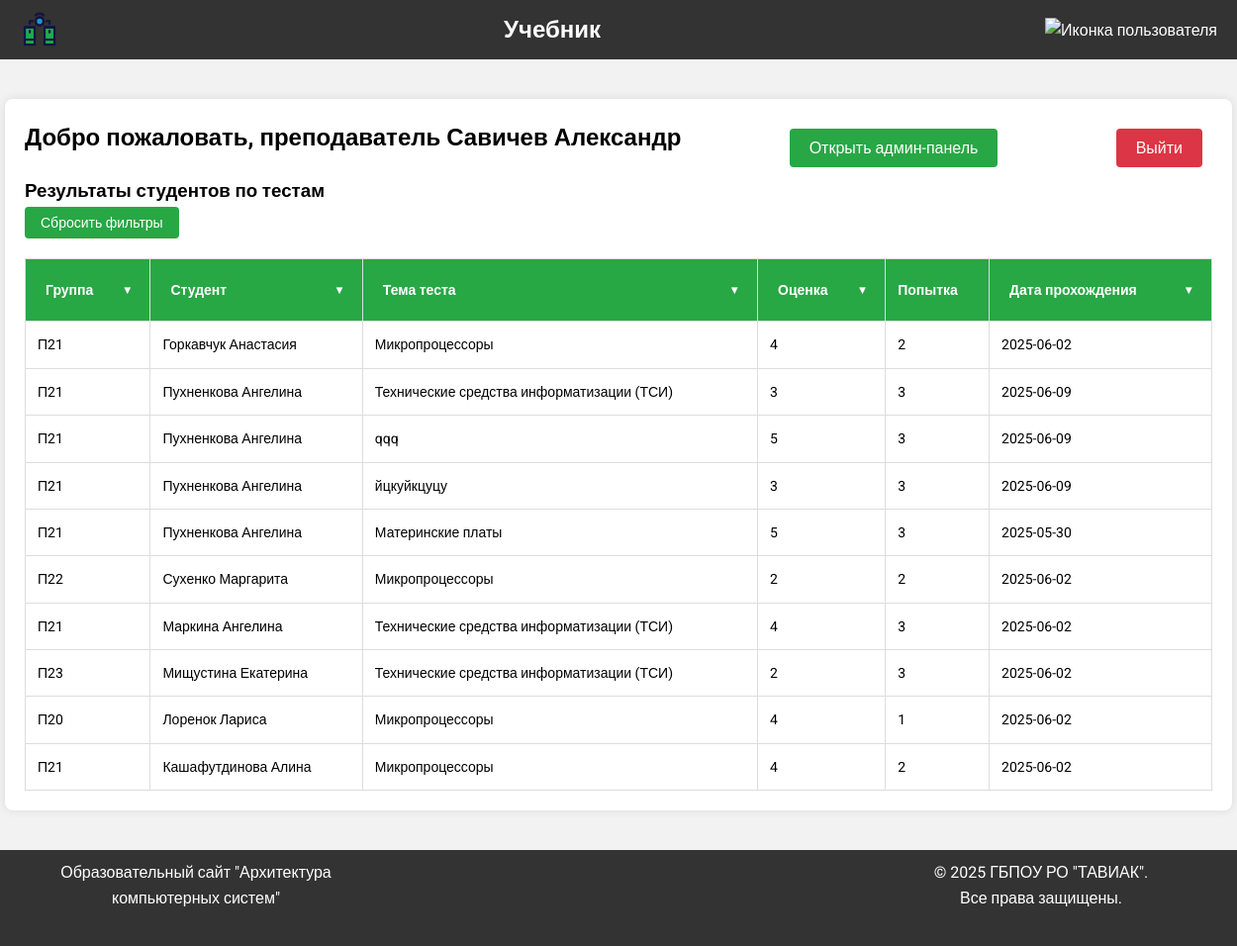
The page /index.php?page=teacher (signed in) on the database its author committed.
### tables this page shows
CREATE TABLE `users` (
  `id` int NOT NULL,
  `name` varchar(50) NOT NULL,
  `surname` varchar(50) NOT NULL,
  `group_st` varchar(4) NOT NULL,
  `password` varchar(8) NOT NULL,
  `progress` int DEFAULT '0',
  `role` varchar(5) NOT NULL
);

CREATE TABLE `completed_test` (
  `id` int NOT NULL,
  `id_student` int NOT NULL,
  `id_test` int NOT NULL,
  `assessment` int NOT NULL,
  `try` int NOT NULL DEFAULT '0',
  `date_completed` date NOT NULL
);

CREATE TABLE `test` (
  `id` int NOT NULL,
  `title_test` varchar(50) NOT NULL
);

### pages/teacher_logic.php (called while the page is built, shortened)
<?php
require_once(__DIR__ . "/../database/dbconnect.php");
$teacher_id = $_SESSION['userID'];
$stmt_teacher = $dbcon->prepare("SELECT * FROM users WHERE id = ?");
$stmt_teacher->bind_param("i", $teacher_id);
$stmt_teacher->execute();
$result_teacher = $stmt_teacher->get_result();
$user = $result_teacher->fetch_assoc();
$stmt_students = $dbcon->prepare("
    SELECT id, surname, name, group_st
    FROM users
    WHERE role = 'user'
");
$stmt_students->execute();
$result_students = $stmt_students->get_result();
$students = [];
while ($row = $result_students->fetch_assoc()) {
	$students[] = $row;
}
$students_with_tests = [];
foreach ($students as $student) {
	$student_id = $student['id'];
	$stmt_tests = $dbcon->prepare("
        SELECT ct.*, t.title_test
        FROM completed_test ct
        JOIN test t ON ct.id_test = t.id
        WHERE ct.id_student = ?
        ORDER BY ct.date_completed DESC
    ");
	$stmt_tests->bind_param("i", $student_id);
	$stmt_tests->execute();
	$result_tests = $stmt_tests->get_result();
	$tests = [];
	while ($test_row = $result_tests->fetch_assoc()) {
		$tests[] = $test_row;
	}
	if (!empty($tests)) {
		$student['tests'] = $tests;
		$students_with_tests[] = $student;
	}
}

### pages/teacher.php (the view, shortened to what this page needs)
<?php
include_once 'teacher_logic.php';
?>
<div class="container">
	<div class="user__div">
		<h2>Добро пожаловать, преподаватель <?= htmlspecialchars($user['surname']) ?> <?= htmlspecialchars($user['name']) ?></h2>
		<button type="button" class="open__admin" onclick="window.open('pages/admin_panel.php', '_blank')">Открыть админ-панель</button>
		<form action="actions/exit.php" method="post">
			<button type="submit" class="logout-btn">Выйти</button>
		</form>
	</div>
	<div class="students-test-results">
		<h3>Результаты студентов по тестам</h3>
		<button type="button" id="resetFiltersBtn" class="reset-filters-btn">Сбросить фильтры</button>
		<?php if (!empty($students_with_tests)): ?>
			<table id="resultsTable" class="styled-table">
				<thead>
					<tr>
						<th>
							<div class="custom-select" id="groupFilter">
								<div class="selected-option">Группа</div>
							</div>
						</th>
						<th>
							<div class="custom-select" id="studentFilter">
								<div class="selected-option">Студент</div>
							</div>
						</th>
						<th>
							<div class="custom-select" id="testFilter">
								<div class="selected-option">Тема теста</div>
							</div>
						</th>
						<th>
							<div class="custom-select" id="gradeFilter">
								<div class="selected-option">Оценка</div>
							</div>
						</th>
						<th>Попытка</th>
						<th>
							<div class="custom-select" id="dateFilter">
								<div class="selected-option">Дата прохождения</div>
							</div>
						</th>
					</tr>
				</thead>
				<tbody>
					<?php foreach ($students_with_tests as $student): ?>
						<?php foreach ($student['tests'] as $test): ?>
							<tr data-group="<?= htmlspecialchars($student['group_st']) ?>">
								<td><?= htmlspecialchars($student['group_st']) ?></td>
								<td><?= htmlspecialchars($student['surname']) ?> <?= htmlspecialchars($student['name']) ?></td>
								<td><?= htmlspecialchars($test['title_test']) ?></td>
								<td><?= htmlspecialchars($test['assessment']) ?></td>
								<td><?= htmlspecialchars($test['try']) ?></td>
								<td><?= htmlspecialchars($test['date_completed']) ?></td>
							</tr>
						<?php endforeach; ?>
					<?php endforeach; ?>
				</tbody>
			</table>
		<?php else: ?>
			<p>Нет данных о результатах студентов.</p>
		<?php endif; ?>
	</div>
</div>

### style/style_main.css (style rules this page uses)
* { margin: 0; padding: 0; font-family: "Roboto", Arial, sans-serif; }

### style/style_teacher.css (style rules this page uses)
.container { max-width: 1200px; margin: 40px auto; padding: 20px; background-color: #fff; border-radius: 8px; box-shadow: 0 0 10px rgba(0, 0, 0, 0.1); }
.user__div { display: flex; justify-content: space-between; }
.open__admin { padding: 10px 20px; color: white; border: none; border-radius: 4px; cursor: pointer; font-size: 16px; margin: 10px; background-color: #28a745; transition: background-color 0.3s ease; }
.logout-btn { float: right; padding: 10px 20px; background-color: #dc3545; color: white; border: none; border-radius: 4px; cursor: pointer; font-size: 16px; margin: 10px; }
.styled-table { width: 100%; border-collapse: collapse; margin-top: 10px; font-size: 14px; border: 1px solid #ddd; border-radius: 20px; }
.styled-table thead tr { background-color: #28a745; color: white; text-align: left; }
.styled-table th, .styled-table td { padding: 12px; border-bottom: 1px solid #ddd; border-right: 1px solid #ddd; }
.styled-table tbody tr:last-child td { border-bottom: none; }
.custom-select { position: relative; width: 100%; cursor: pointer; }
.selected-option { color: white; font-size: 14px; padding: 8px; display: flex; align-items: center; justify-content: space-between; user-select: none; }
.selected-option::after { content: "▾"; font-size: 12px; color: white; margin-left: 8px; }
.reset-filters-btn { padding: 8px 16px; background-color: #28a745; color: white; border: none; border-radius: 4px; cursor: pointer; font-size: 14px; margin-bottom: 10px; transition: background-color 0.3s ease; }

### rows shown on the page
users: surname "Савичев", name "Александр"
completed_test: id_student.group_st "П21", id_student.surname "Горкавчук", id_student.name "Анастасия", id_test.title_test "Микропроцессоры", assessment "4", try "2", date_completed "2025-06-02"
completed_test: id_student.group_st "П21", id_student.surname "Пухненкова", id_student.name "Ангелина", id_test.title_test "Технические средства информатизации (ТСИ)", assessment "3", try "3", date_completed "2025-06-09"
completed_test: id_student.group_st "П21", id_student.surname "Пухненкова", id_student.name "Ангелина", id_test.title_test "qqq", assessment "5", try "3", date_completed "2025-06-09"
completed_test: id_student.group_st "П21", id_student.surname "Пухненкова", id_student.name "Ангелина", id_test.title_test "йцкуйкцуцу", assessment "3", try "3", date_completed "2025-06-09"
completed_test: id_student.group_st "П21", id_student.surname "Пухненкова", id_student.name "Ангелина", id_test.title_test "Материнские платы", assessment "5", try "3", date_completed "2025-05-30"
completed_test: id_student.group_st "П22", id_student.surname "Сухенко", id_student.name "Маргарита", id_test.title_test "Микропроцессоры", assessment "2", try "2", date_completed "2025-06-02"
completed_test: id_student.group_st "П21", id_student.surname "Маркина", id_student.name "Ангелина", id_test.title_test "Технические средства информатизации (ТСИ)", assessment "4", try "3", date_completed "2025-06-02"
completed_test: id_student.group_st "П23", id_student.surname "Мищустина", id_student.name "Екатерина", id_test.title_test "Технические средства информатизации (ТСИ)", assessment "2", try "3", date_completed "2025-06-02"
completed_test: id_student.group_st "П20", id_student.surname "Лоренок", id_student.name "Лариса", id_test.title_test "Микропроцессоры", assessment "4", try "1", date_completed "2025-06-02"
completed_test: id_student.group_st "П21", id_student.surname "Кашафутдинова", id_student.name "Алина", id_test.title_test "Микропроцессоры", assessment "4", try "2", date_completed "2025-06-02"
